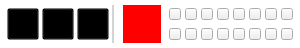
<?xml version="1.0" encoding="UTF-8"?>
<ui version="4.0">
 <class>QColorPicker</class>
 <widget class="QWidget" name="QColorPicker">
  <property name="geometry">
   <rect>
    <x>0</x>
    <y>0</y>
    <width>300</width>
    <height>48</height>
   </rect>
  </property>
  <property name="sizePolicy">
   <sizepolicy hsizetype="Fixed" vsizetype="Fixed">
    <horstretch>0</horstretch>
    <verstretch>0</verstretch>
   </sizepolicy>
  </property>
  <property name="minimumSize">
   <size>
    <width>300</width>
    <height>48</height>
   </size>
  </property>
  <property name="maximumSize">
   <size>
    <width>300</width>
    <height>48</height>
   </size>
  </property>
  <property name="cursor">
   <cursorShape>ArrowCursor</cursorShape>
  </property>
  <property name="windowTitle">
   <string>QColorPicker</string>
  </property>
  <property name="styleSheet">
   <string notr="true">QWidget#QColorPicker
{
	background-color:#ffffff;
	border-radius:0px;
}</string>
  </property>
  <layout class="QHBoxLayout" name="horizontalLayout_4">
   <property name="spacing">
    <number>2</number>
   </property>
   <property name="leftMargin">
    <number>6</number>
   </property>
   <property name="topMargin">
    <number>0</number>
   </property>
   <property name="rightMargin">
    <number>6</number>
   </property>
   <property name="bottomMargin">
    <number>0</number>
   </property>
   <item>
    <widget class="QPushButton" name="minBtn">
     <property name="sizePolicy">
      <sizepolicy hsizetype="Fixed" vsizetype="Fixed">
       <horstretch>0</horstretch>
       <verstretch>0</verstretch>
      </sizepolicy>
     </property>
     <property name="minimumSize">
      <size>
       <width>32</width>
       <height>32</height>
      </size>
     </property>
     <property name="maximumSize">
      <size>
       <width>32</width>
       <height>32</height>
      </size>
     </property>
     <property name="cursor">
      <cursorShape>ArrowCursor</cursorShape>
     </property>
     <property name="styleSheet">
      <string notr="true">QPushButton#minBtn {
    background-color:transparent;
    background-position:center;
    background-image: url(:/image/line_weight_3.png);
}
QPushButton#minBtn:hover {
   background-image:url(:/image/line_weight_3.png);
   background-position:center;
   border-image: url(:/image/hover_icon.png);
   border-width:2px;
}
QPushButton#minBtn:pressed, QPushButton#minBtn:checked {
   background-image:url(:/image/line_weight_3.png);
   background-position:center;
   border-image: url(:/image/pressed_icon1.png);
   border-width:2px;
}</string>
     </property>
     <property name="text">
      <string/>
     </property>
     <property name="checkable">
      <bool>true</bool>
     </property>
    </widget>
   </item>
   <item>
    <widget class="QPushButton" name="midBtn">
     <property name="sizePolicy">
      <sizepolicy hsizetype="Fixed" vsizetype="Fixed">
       <horstretch>0</horstretch>
       <verstretch>0</verstretch>
      </sizepolicy>
     </property>
     <property name="minimumSize">
      <size>
       <width>32</width>
       <height>32</height>
      </size>
     </property>
     <property name="maximumSize">
      <size>
       <width>32</width>
       <height>32</height>
      </size>
     </property>
     <property name="cursor">
      <cursorShape>ArrowCursor</cursorShape>
     </property>
     <property name="styleSheet">
      <string notr="true">QPushButton#midBtn {
   background-color:transparent;
	background-position:center;
   background-image: url(:/image/line_weight_4.png);
}
QPushButton#midBtn:hover {
   background-image:url(:/image/line_weight_4.png);
   background-position:center;
   border-image: url(:/image/hover_icon.png);
   border-width:2px;
}
QPushButton#midBtn:pressed, QPushButton#midBtn:checked {
   background-image:url(:/image/line_weight_4.png);
   background-position:center;
   border-image: url(:/image/pressed_icon2.png);
   border-width:2px;
}</string>
     </property>
     <property name="text">
      <string/>
     </property>
     <property name="checkable">
      <bool>true</bool>
     </property>
    </widget>
   </item>
   <item>
    <widget class="QPushButton" name="largeBtn">
     <property name="sizePolicy">
      <sizepolicy hsizetype="Fixed" vsizetype="Fixed">
       <horstretch>0</horstretch>
       <verstretch>0</verstretch>
      </sizepolicy>
     </property>
     <property name="minimumSize">
      <size>
       <width>32</width>
       <height>32</height>
      </size>
     </property>
     <property name="maximumSize">
      <size>
       <width>32</width>
       <height>32</height>
      </size>
     </property>
     <property name="cursor">
      <cursorShape>ArrowCursor</cursorShape>
     </property>
     <property name="styleSheet">
      <string notr="true">QPushButton#largeBtn {
   background-color:transparent;
	background-position:center;
   background-image: url(:/image/line_weight_5.png);
}
QPushButton#largeBtn:hover {
   background-image:url(:/image/line_weight_5.png);
   background-position:center;
   border-image: url(:/image/hover_icon.png);
   border-width:2px;
}
QPushButton#largeBtn:pressed, QPushButton#largeBtn:checked {
   background-image:url(:/image/line_weight_5.png);
   background-position:center;
   border-image: url(:/image/pressed_icon3.png);
   border-width:2px;
}</string>
     </property>
     <property name="text">
      <string/>
     </property>
     <property name="checkable">
      <bool>true</bool>
     </property>
    </widget>
   </item>
   <item>
    <widget class="QLabel" name="label">
     <property name="sizePolicy">
      <sizepolicy hsizetype="Fixed" vsizetype="Fixed">
       <horstretch>0</horstretch>
       <verstretch>0</verstretch>
      </sizepolicy>
     </property>
     <property name="minimumSize">
      <size>
       <width>2</width>
       <height>38</height>
      </size>
     </property>
     <property name="maximumSize">
      <size>
       <width>2</width>
       <height>38</height>
      </size>
     </property>
     <property name="styleSheet">
      <string notr="true">QLabel{background-color: rgb(212, 212, 212);}
</string>
     </property>
     <property name="frameShadow">
      <enum>QFrame::Sunken</enum>
     </property>
     <property name="text">
      <string/>
     </property>
    </widget>
   </item>
   <item>
    <layout class="QHBoxLayout" name="horizontalLayout_3">
     <property name="spacing">
      <number>8</number>
     </property>
     <property name="leftMargin">
      <number>6</number>
     </property>
     <item>
      <widget class="QPushButton" name="color">
       <property name="sizePolicy">
        <sizepolicy hsizetype="Fixed" vsizetype="Fixed">
         <horstretch>0</horstretch>
         <verstretch>0</verstretch>
        </sizepolicy>
       </property>
       <property name="minimumSize">
        <size>
         <width>38</width>
         <height>38</height>
        </size>
       </property>
       <property name="maximumSize">
        <size>
         <width>38</width>
         <height>38</height>
        </size>
       </property>
       <property name="cursor">
        <cursorShape>ArrowCursor</cursorShape>
       </property>
       <property name="styleSheet">
        <string notr="true">QPushButton{
	border:none;
	background-color: rgb(255, 0, 0);
}</string>
       </property>
       <property name="text">
        <string/>
       </property>
      </widget>
     </item>
     <item>
      <layout class="QVBoxLayout" name="verticalLayout">
       <property name="spacing">
        <number>0</number>
       </property>
       <item>
        <layout class="QHBoxLayout" name="horizontalLayout">
         <property name="spacing">
          <number>4</number>
         </property>
         <item>
          <widget class="QPushButton" name="color1">
           <property name="sizePolicy">
            <sizepolicy hsizetype="Fixed" vsizetype="Fixed">
             <horstretch>0</horstretch>
             <verstretch>0</verstretch>
            </sizepolicy>
           </property>
           <property name="minimumSize">
            <size>
             <width>12</width>
             <height>12</height>
            </size>
           </property>
           <property name="maximumSize">
            <size>
             <width>12</width>
             <height>12</height>
            </size>
           </property>
           <property name="cursor">
            <cursorShape>ArrowCursor</cursorShape>
           </property>
           <property name="styleSheet">
            <string notr="true">QPushButton{
	border:none;
	background-color: rgb(0, 0, 0);
}
QPushButton:hover{
	border:1px solid #ffffff;
	padding:1px;
};</string>
           </property>
           <property name="text">
            <string/>
           </property>
          </widget>
         </item>
         <item>
          <widget class="QPushButton" name="color2">
           <property name="sizePolicy">
            <sizepolicy hsizetype="Fixed" vsizetype="Fixed">
             <horstretch>0</horstretch>
             <verstretch>0</verstretch>
            </sizepolicy>
           </property>
           <property name="minimumSize">
            <size>
             <width>12</width>
             <height>12</height>
            </size>
           </property>
           <property name="maximumSize">
            <size>
             <width>12</width>
             <height>12</height>
            </size>
           </property>
           <property name="cursor">
            <cursorShape>ArrowCursor</cursorShape>
           </property>
           <property name="styleSheet">
            <string notr="true">QPushButton{
	border:none;
	background-color: rgb(170, 0, 0);
}
QPushButton:hover{
	border:1px solid #ffffff;
	padding:1px;
};
</string>
           </property>
           <property name="text">
            <string/>
           </property>
          </widget>
         </item>
         <item>
          <widget class="QPushButton" name="color3">
           <property name="sizePolicy">
            <sizepolicy hsizetype="Fixed" vsizetype="Fixed">
             <horstretch>0</horstretch>
             <verstretch>0</verstretch>
            </sizepolicy>
           </property>
           <property name="minimumSize">
            <size>
             <width>12</width>
             <height>12</height>
            </size>
           </property>
           <property name="maximumSize">
            <size>
             <width>12</width>
             <height>12</height>
            </size>
           </property>
           <property name="cursor">
            <cursorShape>ArrowCursor</cursorShape>
           </property>
           <property name="styleSheet">
            <string notr="true">QPushButton{
	background-color: rgb(85, 170, 255);
	border:none;
}
QPushButton:hover{
	border:1px solid #ffffff;
	padding:1px;
};
	</string>
           </property>
           <property name="text">
            <string/>
           </property>
           <property name="flat">
            <bool>false</bool>
           </property>
          </widget>
         </item>
         <item>
          <widget class="QPushButton" name="color4">
           <property name="sizePolicy">
            <sizepolicy hsizetype="Fixed" vsizetype="Fixed">
             <horstretch>0</horstretch>
             <verstretch>0</verstretch>
            </sizepolicy>
           </property>
           <property name="minimumSize">
            <size>
             <width>12</width>
             <height>12</height>
            </size>
           </property>
           <property name="maximumSize">
            <size>
             <width>12</width>
             <height>12</height>
            </size>
           </property>
           <property name="cursor">
            <cursorShape>ArrowCursor</cursorShape>
           </property>
           <property name="styleSheet">
            <string notr="true">QPushButton{
	border:none;
	background-color: rgb(200, 200, 200);
}
QPushButton:hover{
	border:1px solid #ffffff;
	padding:1px;
};</string>
           </property>
           <property name="text">
            <string/>
           </property>
          </widget>
         </item>
         <item>
          <widget class="QPushButton" name="color5">
           <property name="sizePolicy">
            <sizepolicy hsizetype="Fixed" vsizetype="Fixed">
             <horstretch>0</horstretch>
             <verstretch>0</verstretch>
            </sizepolicy>
           </property>
           <property name="minimumSize">
            <size>
             <width>12</width>
             <height>12</height>
            </size>
           </property>
           <property name="maximumSize">
            <size>
             <width>12</width>
             <height>12</height>
            </size>
           </property>
           <property name="cursor">
            <cursorShape>ArrowCursor</cursorShape>
           </property>
           <property name="styleSheet">
            <string notr="true">QPushButton{
	border:none;
	background-color: rgb(170, 0, 127);
}
QPushButton:hover{
	border:1px solid #ffffff;
	padding:1px;
};</string>
           </property>
           <property name="text">
            <string/>
           </property>
          </widget>
         </item>
         <item>
          <widget class="QPushButton" name="color6">
           <property name="sizePolicy">
            <sizepolicy hsizetype="Fixed" vsizetype="Fixed">
             <horstretch>0</horstretch>
             <verstretch>0</verstretch>
            </sizepolicy>
           </property>
           <property name="minimumSize">
            <size>
             <width>12</width>
             <height>12</height>
            </size>
           </property>
           <property name="maximumSize">
            <size>
             <width>12</width>
             <height>12</height>
            </size>
           </property>
           <property name="cursor">
            <cursorShape>ArrowCursor</cursorShape>
           </property>
           <property name="styleSheet">
            <string notr="true">QPushButton{
	border:none;
	background-color: rgb(0, 85, 127);
}
QPushButton:hover{
	border:1px solid #ffffff;
	padding:1px;
};</string>
           </property>
           <property name="text">
            <string/>
           </property>
          </widget>
         </item>
         <item>
          <widget class="QPushButton" name="color7">
           <property name="sizePolicy">
            <sizepolicy hsizetype="Fixed" vsizetype="Fixed">
             <horstretch>0</horstretch>
             <verstretch>0</verstretch>
            </sizepolicy>
           </property>
           <property name="minimumSize">
            <size>
             <width>12</width>
             <height>12</height>
            </size>
           </property>
           <property name="maximumSize">
            <size>
             <width>12</width>
             <height>12</height>
            </size>
           </property>
           <property name="cursor">
            <cursorShape>ArrowCursor</cursorShape>
           </property>
           <property name="styleSheet">
            <string notr="true">QPushButton{
	border:none;
	background-color: rgb(170, 170, 127);
}
QPushButton:hover{
	border:1px solid #ffffff;
	padding:1px;
};</string>
           </property>
           <property name="text">
            <string/>
           </property>
          </widget>
         </item>
         <item>
          <widget class="QPushButton" name="color8">
           <property name="sizePolicy">
            <sizepolicy hsizetype="Fixed" vsizetype="Fixed">
             <horstretch>0</horstretch>
             <verstretch>0</verstretch>
            </sizepolicy>
           </property>
           <property name="minimumSize">
            <size>
             <width>12</width>
             <height>12</height>
            </size>
           </property>
           <property name="maximumSize">
            <size>
             <width>12</width>
             <height>12</height>
            </size>
           </property>
           <property name="cursor">
            <cursorShape>ArrowCursor</cursorShape>
           </property>
           <property name="styleSheet">
            <string notr="true">QPushButton{
	border:none;
	background-color: rgb(130, 149, 46);
}
QPushButton:hover{
	border:1px solid #ffffff;
	padding:1px;
};</string>
           </property>
           <property name="text">
            <string/>
           </property>
          </widget>
         </item>
        </layout>
       </item>
       <item>
        <layout class="QHBoxLayout" name="horizontalLayout_2">
         <property name="spacing">
          <number>4</number>
         </property>
         <item>
          <widget class="QPushButton" name="color9">
           <property name="sizePolicy">
            <sizepolicy hsizetype="Fixed" vsizetype="Fixed">
             <horstretch>0</horstretch>
             <verstretch>0</verstretch>
            </sizepolicy>
           </property>
           <property name="minimumSize">
            <size>
             <width>12</width>
             <height>12</height>
            </size>
           </property>
           <property name="maximumSize">
            <size>
             <width>12</width>
             <height>12</height>
            </size>
           </property>
           <property name="cursor">
            <cursorShape>ArrowCursor</cursorShape>
           </property>
           <property name="styleSheet">
            <string notr="true">QPushButton{
	border:none;
	background-color: rgb(170, 0, 255);
}
QPushButton:hover{
	border:1px solid #ffffff;
	padding:1px;
};</string>
           </property>
           <property name="text">
            <string/>
           </property>
          </widget>
         </item>
         <item>
          <widget class="QPushButton" name="color10">
           <property name="sizePolicy">
            <sizepolicy hsizetype="Fixed" vsizetype="Fixed">
             <horstretch>0</horstretch>
             <verstretch>0</verstretch>
            </sizepolicy>
           </property>
           <property name="minimumSize">
            <size>
             <width>12</width>
             <height>12</height>
            </size>
           </property>
           <property name="maximumSize">
            <size>
             <width>12</width>
             <height>12</height>
            </size>
           </property>
           <property name="cursor">
            <cursorShape>ArrowCursor</cursorShape>
           </property>
           <property name="styleSheet">
            <string notr="true">QPushButton{
	border:none;
	background-color: rgb(255, 0, 0);
}
QPushButton:hover{
	border:1px solid #ffffff;
	padding:1px;
};</string>
           </property>
           <property name="text">
            <string/>
           </property>
          </widget>
         </item>
         <item>
          <widget class="QPushButton" name="color11">
           <property name="sizePolicy">
            <sizepolicy hsizetype="Fixed" vsizetype="Fixed">
             <horstretch>0</horstretch>
             <verstretch>0</verstretch>
            </sizepolicy>
           </property>
           <property name="minimumSize">
            <size>
             <width>12</width>
             <height>12</height>
            </size>
           </property>
           <property name="maximumSize">
            <size>
             <width>12</width>
             <height>12</height>
            </size>
           </property>
           <property name="cursor">
            <cursorShape>ArrowCursor</cursorShape>
           </property>
           <property name="styleSheet">
            <string notr="true">QPushButton{
	border:none;
	background-color: rgb(255, 170, 0);
}
QPushButton:hover{
	border:1px solid #ffffff;
	padding:1px;
};</string>
           </property>
           <property name="text">
            <string/>
           </property>
          </widget>
         </item>
         <item>
          <widget class="QPushButton" name="color12">
           <property name="sizePolicy">
            <sizepolicy hsizetype="Fixed" vsizetype="Fixed">
             <horstretch>0</horstretch>
             <verstretch>0</verstretch>
            </sizepolicy>
           </property>
           <property name="minimumSize">
            <size>
             <width>12</width>
             <height>12</height>
            </size>
           </property>
           <property name="maximumSize">
            <size>
             <width>12</width>
             <height>12</height>
            </size>
           </property>
           <property name="cursor">
            <cursorShape>ArrowCursor</cursorShape>
           </property>
           <property name="styleSheet">
            <string notr="true">QPushButton{
	border:none;
	background-color: rgb(255, 129, 19);
}
QPushButton:hover{
	border:1px solid #ffffff;
	padding:1px;
};</string>
           </property>
           <property name="text">
            <string/>
           </property>
          </widget>
         </item>
         <item>
          <widget class="QPushButton" name="color13">
           <property name="sizePolicy">
            <sizepolicy hsizetype="Fixed" vsizetype="Fixed">
             <horstretch>0</horstretch>
             <verstretch>0</verstretch>
            </sizepolicy>
           </property>
           <property name="minimumSize">
            <size>
             <width>12</width>
             <height>12</height>
            </size>
           </property>
           <property name="maximumSize">
            <size>
             <width>12</width>
             <height>12</height>
            </size>
           </property>
           <property name="cursor">
            <cursorShape>ArrowCursor</cursorShape>
           </property>
           <property name="styleSheet">
            <string notr="true">QPushButton{
	border:none;
	background-color: rgb(255, 170, 255);
}
QPushButton:hover{
	border:1px solid #ffffff;
	padding:1px;
};</string>
           </property>
           <property name="text">
            <string/>
           </property>
          </widget>
         </item>
         <item>
          <widget class="QPushButton" name="color14">
           <property name="sizePolicy">
            <sizepolicy hsizetype="Fixed" vsizetype="Fixed">
             <horstretch>0</horstretch>
             <verstretch>0</verstretch>
            </sizepolicy>
           </property>
           <property name="minimumSize">
            <size>
             <width>12</width>
             <height>12</height>
            </size>
           </property>
           <property name="maximumSize">
            <size>
             <width>12</width>
             <height>12</height>
            </size>
           </property>
           <property name="cursor">
            <cursorShape>ArrowCursor</cursorShape>
           </property>
           <property name="styleSheet">
            <string notr="true">QPushButton{
	border:none;
	background-color: rgb(157, 127, 157);
}
QPushButton:hover{
	border:1px solid #ffffff;
	padding:1px;
};</string>
           </property>
           <property name="text">
            <string/>
           </property>
          </widget>
         </item>
         <item>
          <widget class="QPushButton" name="color15">
           <property name="sizePolicy">
            <sizepolicy hsizetype="Fixed" vsizetype="Fixed">
             <horstretch>0</horstretch>
             <verstretch>0</verstretch>
            </sizepolicy>
           </property>
           <property name="minimumSize">
            <size>
             <width>12</width>
             <height>12</height>
            </size>
           </property>
           <property name="maximumSize">
            <size>
             <width>12</width>
             <height>12</height>
            </size>
           </property>
           <property name="cursor">
            <cursorShape>ArrowCursor</cursorShape>
           </property>
           <property name="styleSheet">
            <string notr="true">QPushButton{
	border:none;	
	background-color: rgb(255, 85, 0);
}
QPushButton:hover{
	border:1px solid #ffffff;
	padding:1px;
};</string>
           </property>
           <property name="text">
            <string/>
           </property>
          </widget>
         </item>
         <item>
          <widget class="QPushButton" name="color16">
           <property name="sizePolicy">
            <sizepolicy hsizetype="Fixed" vsizetype="Fixed">
             <horstretch>0</horstretch>
             <verstretch>0</verstretch>
            </sizepolicy>
           </property>
           <property name="minimumSize">
            <size>
             <width>12</width>
             <height>12</height>
            </size>
           </property>
           <property name="maximumSize">
            <size>
             <width>12</width>
             <height>12</height>
            </size>
           </property>
           <property name="cursor">
            <cursorShape>ArrowCursor</cursorShape>
           </property>
           <property name="styleSheet">
            <string notr="true">QPushButton{
	border:none;
	background-color: rgb(85, 170, 127);
}
QPushButton:hover{
	border:1px solid #ffffff;
	padding:1px;
};</string>
           </property>
           <property name="text">
            <string/>
           </property>
          </widget>
         </item>
        </layout>
       </item>
      </layout>
     </item>
    </layout>
   </item>
  </layout>
 </widget>
 <layoutdefault spacing="6" margin="11"/>
 <resources/>
 <connections/>
</ui>
